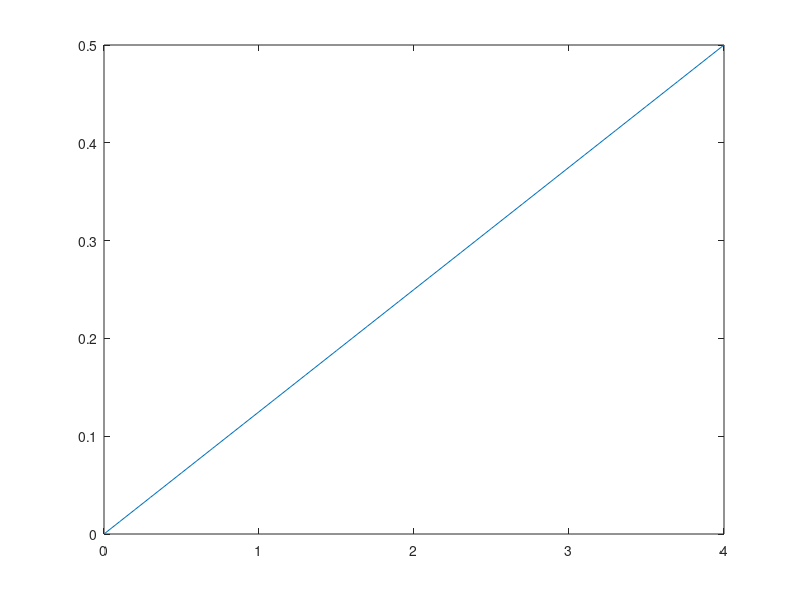

The MATLAB script that drew this image: (Note: this script raises an error after producing the figure.)
rn = rand(200000,1);

R = 4;

pdf = @(b)2*b/R^2;

ICDF = @(x) sqrt(x*R^2);


samples = ICDF(rn);

figure
b=0:0.1:R;
plot(b, pdf(b));

hold on
bayes_hist(samples, [0,R], false, 'red');
